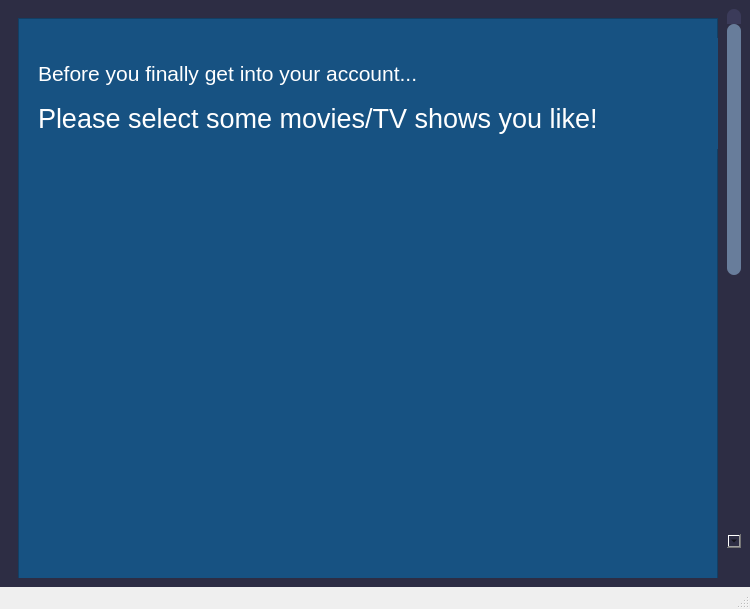
<?xml version="1.0" encoding="UTF-8"?>
<ui version="4.0">
 <class>PreferencesPageClass</class>
 <widget class="QMainWindow" name="PreferencesPageClass">
  <property name="geometry">
   <rect>
    <x>0</x>
    <y>0</y>
    <width>750</width>
    <height>609</height>
   </rect>
  </property>
  <property name="windowTitle">
   <string>PreferencesPage</string>
  </property>
  <property name="styleSheet">
   <string notr="true">/* VERTICAL SCROLLBAR */
 QScrollBar:vertical {
	border: none;
    background: rgb(45, 45, 68);
    width: 14px;
    margin: 15px 0 15px 0;
	border-radius: 0px;
 }

/*  HANDLE BAR VERTICAL */
QScrollBar::handle:vertical {	
	background-color: rgb(104, 125, 155);
	min-height: 30px;
	border-radius: 7px;
}
QScrollBar::handle:vertical:hover{	
	background-color: rgb(255,222, 50);
}
QScrollBar::handle:vertical:pressed {	
	background-color: rgb(255, 183, 0);
}

/* BTN TOP - SCROLLBAR */
QScrollBar::sub-line:vertical {
	border: none;
	background-color: rgb(59, 59, 90);
	height: 15px;
	border-top-left-radius: 7px;
	border-top-right-radius: 7px;
	subcontrol-position: top;
	subcontrol-origin: margin;
}
QScrollBar::sub-line:vertical:hover {	
	background-color: rgb(255, 0, 127);
}
QScrollBar::sub-line:vertical:pressed {	
	background-color: rgb(185, 0, 92);
}

QPushButton
{
	background-color: #e8a813;
	color: #fff;
	font-weight: bold;
	border-radius: 10px;
	padding: 5px;

}


QPushButton::hover
{
	background-color: #ffb303;
	color: #fff;
}


QPushButton::pressed
{
	background-color: rgb(218, 164, 0);
	color: #fff;

}

QToolButton
{
	background-color: transparent;
	color: #000000;
	border-style: solid;
	border-color: #000000;

}


QToolButton::hover
{
	background-color: #d10000;
	color: #000000;
	border-radius: 15px;
	border-color: #d10000;

}


QToolButton::pressed
{
	background-color: #d10000;
	color: #000000;
	border-style: solid;
	border-width: 0px;

}





</string>
  </property>
  <widget class="QWidget" name="centralwidget">
   <property name="styleSheet">
    <string notr="true">background-color: rgb(45, 45, 68);</string>
   </property>
   <layout class="QVBoxLayout" name="verticalLayout">
    <item>
     <widget class="QScrollArea" name="scrollArea">
      <property name="styleSheet">
       <string notr="true"> QScrollBar:vertical {
	border: none;
    background: rgb(56, 56, 85);
 }</string>
      </property>
      <property name="frameShape">
       <enum>QFrame::NoFrame</enum>
      </property>
      <property name="widgetResizable">
       <bool>true</bool>
      </property>
      <widget class="QWidget" name="scrollAreaWidgetContents">
       <property name="geometry">
        <rect>
         <x>0</x>
         <y>0</y>
         <width>718</width>
         <height>1218</height>
        </rect>
       </property>
       <layout class="QVBoxLayout" name="verticalLayout_2">
        <item>
         <widget class="QFrame" name="frame">
          <property name="minimumSize">
           <size>
            <width>600</width>
            <height>1200</height>
           </size>
          </property>
          <property name="styleSheet">
           <string notr="true">background-color: #175282;</string>
          </property>
          <property name="frameShape">
           <enum>QFrame::StyledPanel</enum>
          </property>
          <property name="frameShadow">
           <enum>QFrame::Raised</enum>
          </property>
          <widget class="QLabel" name="label_2">
           <property name="geometry">
            <rect>
             <x>20</x>
             <y>40</y>
             <width>431</width>
             <height>31</height>
            </rect>
           </property>
           <property name="text">
            <string>&lt;html&gt;&lt;head/&gt;&lt;body&gt;&lt;p&gt;&lt;span style=&quot; font-size:16pt; color:#ffffff;&quot;&gt;Before you finally get into your account...&lt;/span&gt;&lt;/p&gt;&lt;/body&gt;&lt;/html&gt;</string>
           </property>
          </widget>
          <widget class="QLabel" name="label">
           <property name="geometry">
            <rect>
             <x>20</x>
             <y>80</y>
             <width>641</width>
             <height>41</height>
            </rect>
           </property>
           <property name="text">
            <string>&lt;html&gt;&lt;head/&gt;&lt;body&gt;&lt;p align=&quot;justify&quot;&gt;&lt;span style=&quot; font-size:20pt; color:#ffffff;&quot;&gt;Please select some movies/TV shows you like!&lt;/span&gt;&lt;/p&gt;&lt;/body&gt;&lt;/html&gt;</string>
           </property>
          </widget>
          <widget class="QLabel" name="iconLabel">
           <property name="enabled">
            <bool>true</bool>
           </property>
           <property name="geometry">
            <rect>
             <x>590</x>
             <y>20</y>
             <width>111</width>
             <height>111</height>
            </rect>
           </property>
           <property name="autoFillBackground">
            <bool>false</bool>
           </property>
           <property name="styleSheet">
            <string notr="true">background-image: url(:/newPrefix/popcorn.png)</string>
           </property>
           <property name="text">
            <string/>
           </property>
           <property name="pixmap">
            <pixmap resource="../../../modern/MoviePlatformApp/MoviePlatformApp/Preferences.qrc">:/newPrefix/popcorn.png</pixmap>
           </property>
           <property name="scaledContents">
            <bool>true</bool>
           </property>
          </widget>
          <widget class="QTableView" name="tableView">
           <property name="geometry">
            <rect>
             <x>15</x>
             <y>161</y>
             <width>671</width>
             <height>1001</height>
            </rect>
           </property>
           <property name="mouseTracking">
            <bool>true</bool>
           </property>
           <property name="styleSheet">
            <string notr="true">selection-background-color: rgb(255, 0, 0);</string>
           </property>
           <property name="frameShape">
            <enum>QFrame::NoFrame</enum>
           </property>
           <attribute name="horizontalHeaderVisible">
            <bool>false</bool>
           </attribute>
           <attribute name="horizontalHeaderHighlightSections">
            <bool>false</bool>
           </attribute>
           <attribute name="verticalHeaderVisible">
            <bool>false</bool>
           </attribute>
           <attribute name="verticalHeaderHighlightSections">
            <bool>false</bool>
           </attribute>
          </widget>
          <widget class="QPushButton" name="allDoneButton">
           <property name="geometry">
            <rect>
             <x>590</x>
             <y>1150</y>
             <width>101</width>
             <height>41</height>
            </rect>
           </property>
           <property name="font">
            <font>
             <pointsize>12</pointsize>
             <bold>true</bold>
            </font>
           </property>
           <property name="tabletTracking">
            <bool>true</bool>
           </property>
           <property name="styleSheet">
            <string notr="true">border-radius:10px;
background-color: rgb(255, 213, 5);</string>
           </property>
           <property name="text">
            <string>All done!</string>
           </property>
           <property name="checkable">
            <bool>false</bool>
           </property>
          </widget>
         </widget>
        </item>
       </layout>
      </widget>
     </widget>
    </item>
   </layout>
  </widget>
  <widget class="QMenuBar" name="menubar">
   <property name="geometry">
    <rect>
     <x>0</x>
     <y>0</y>
     <width>750</width>
     <height>26</height>
    </rect>
   </property>
  </widget>
  <widget class="QStatusBar" name="statusbar"/>
 </widget>
 <resources>
  <include location="../../../modern/MoviePlatformApp/MoviePlatformApp/Preferences.qrc"/>
  <include location="../../../NERVI/MoviePlatformApp/MoviePlatformApp/PreferencesPage.qrc"/>
  <include location="../../../NERVI/MoviePlatformApp/MoviePlatformApp/PreferencesPage.qrc"/>
 </resources>
 <connections/>
</ui>
